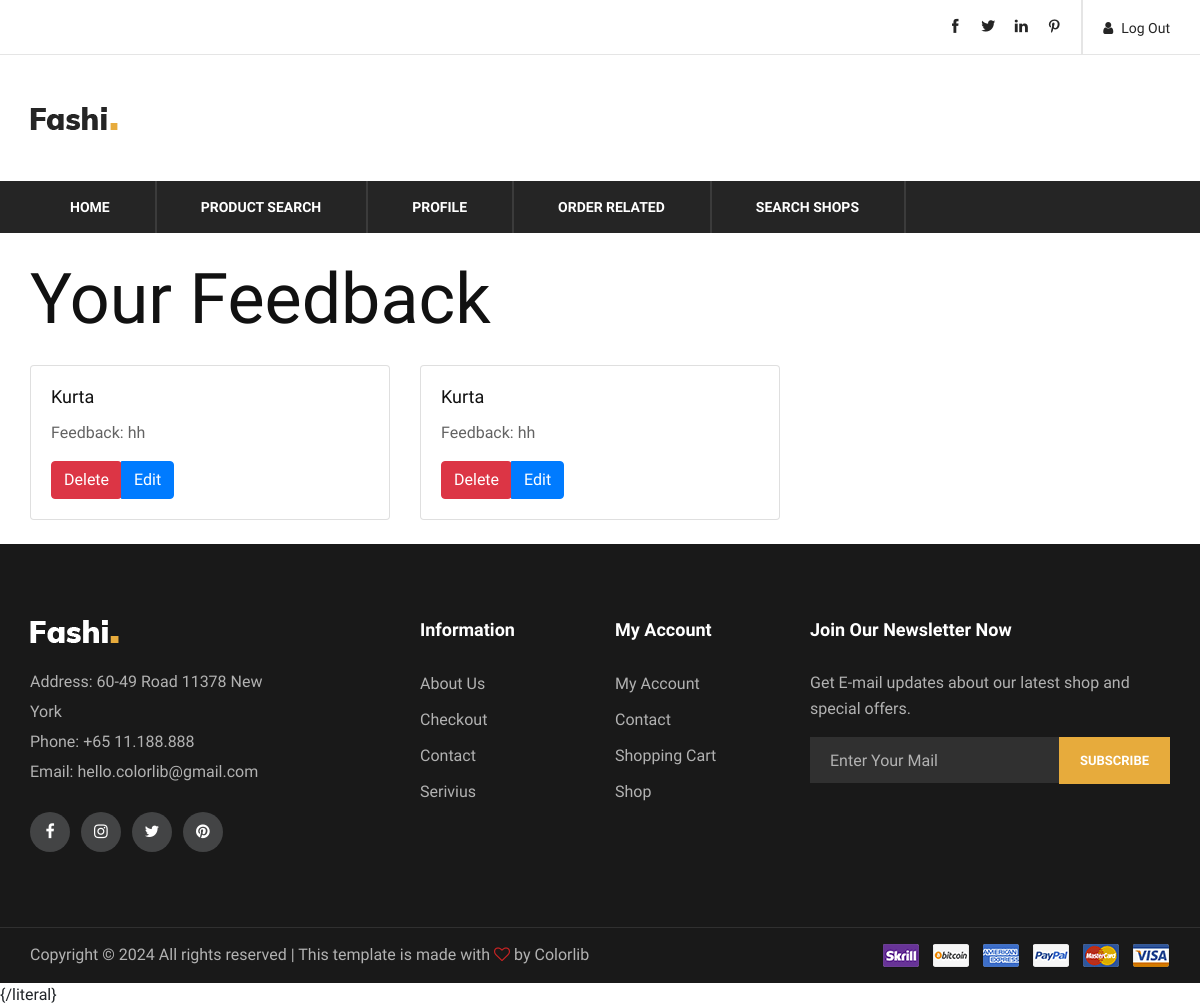
/view_feedback/ (signed in), run on the app's committed database.
### myapp/models.py (models this page shows)
class Feedback(models.Model):
    feedback = models.CharField(max_length=60, validators=[MaxLengthValidator(60)])
    productid = models.PositiveIntegerField()
    loginid = models.PositiveIntegerField()
    currentdate = models.DateField(auto_now_add=True)

class Product(models.Model):
    category = models.CharField(max_length=20)
    name = models.CharField(max_length=20)
    image = models.FileField(upload_to='images/',max_length=250,null=True,default=None)
    details = models.CharField(max_length=60)
    rentamt = models.IntegerField()
    amount = models.IntegerField()
    loginid = models.IntegerField()
    selling = models.CharField(max_length=10)

### myapp/views.py (the view)
# urls.py: path('view_feedback/', views.view_feedback, name='view_feedback'),
def view_feedback(request):
    customer_login_id = request.session.get('customer')
    feedbacks = Feedback.objects.filter(loginid=customer_login_id)
    feedback_data = []
    for feedback in feedbacks:
        product = get_object_or_404(Product, id=feedback.productid)
        feedback_dict = {
            'feedback': feedback,  # The feedback itself
            'product': product,
        }
        feedback_data.append(feedback_dict)
    return render(request, 'view_feedback.html', {'feedback_data': feedback_data})

### myapp/templates/view_feedback.html (shortened to what this page needs)
{% extends "customerheader.html" %}
{% block content %}
<div class="container">
    <h1 class="my-4">Your Feedback</h1>
    <div class="row">
        {% for feedback_dict in feedback_data %}
        <div class="col-md-4 mb-4">
            <div class="card">
                <div class="card-body">
                    <h5 class="card-title">{{ feedback_dict.product.name }}</h5>
                    <p class="card-text">Feedback: {{ feedback_dict.feedback.feedback }}</p>
                    <div class="btn-group" role="group">
                        <form action="{% url 'delete_feedback' feedback_id=feedback_dict.feedback.id %}" method="post">
                            <button type="submit" class="btn btn-danger">Delete</button>
                        </form>
                        <a href="{% url 'edit_feedback' feedback_id=feedback_dict.feedback.id %}" class="btn btn-primary">Edit</a>
                    </div>
                </div>
            </div>
        </div>
        {% endfor %}
    </div>
</div>
{% endblock %}

### myapp/static/user2/css/style.css (style rules this page uses)
html, body { height: 100%; font-family: "Muli", sans-serif; -webkit-font-smoothing: antialiased; font-smoothing: antialiased; }
h1, h2, h3, h4, h5, h6 { margin: 0; color: #111111; font-weight: 400; font-family: "Muli", sans-serif; }
h1 { font-size: 70px; }
h5 { font-size: 18px; }
p { font-size: 16px; font-family: "Muli", sans-serif; color: #636363; font-weight: 400; line-height: 26px; margin: 0 0 15px 0; }
@media only screen and (min-width: 1200px) { .container { max-width: 1170px; } }

### data on the page
Feedback: product.name "Kurta", feedback.feedback "hh"
Feedback: product.name "Kurta", feedback.feedback "hh"
